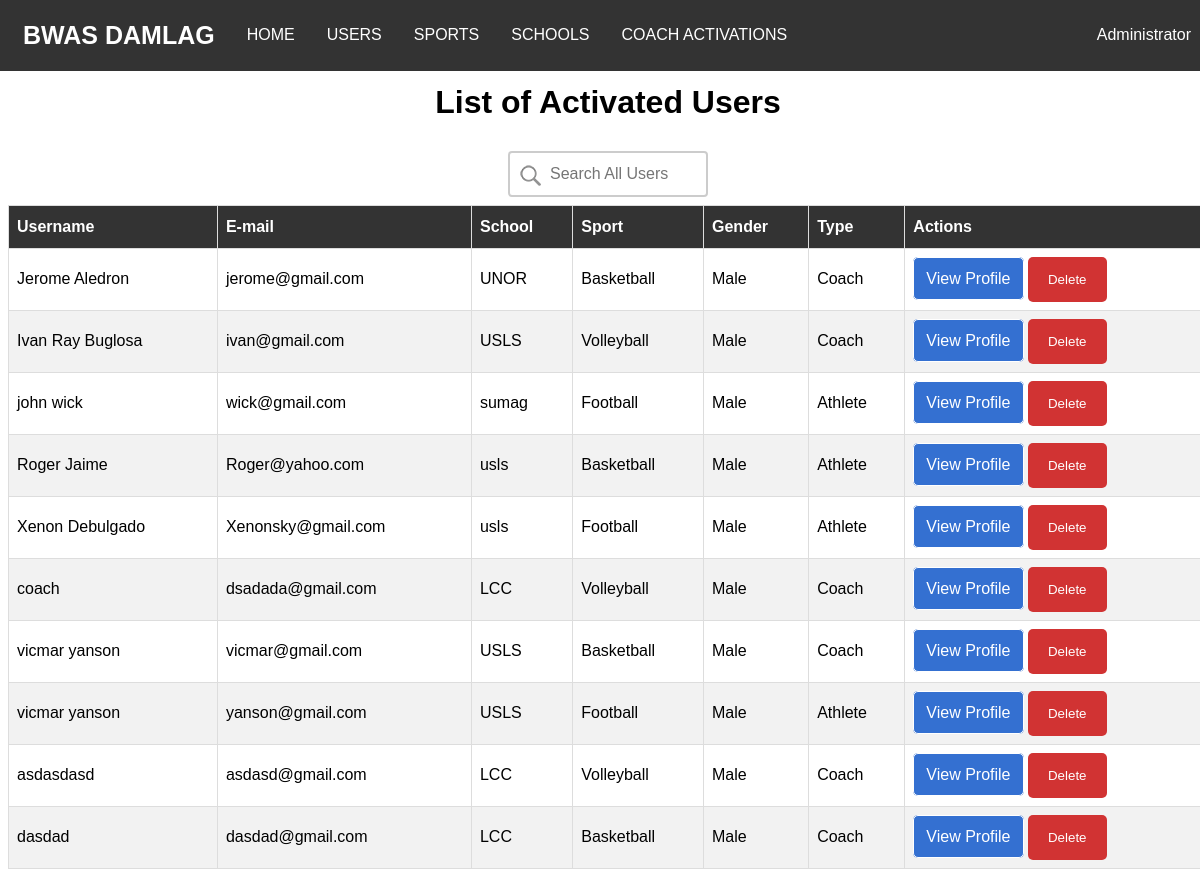
Before: /index.php (signed in) with the older database file.
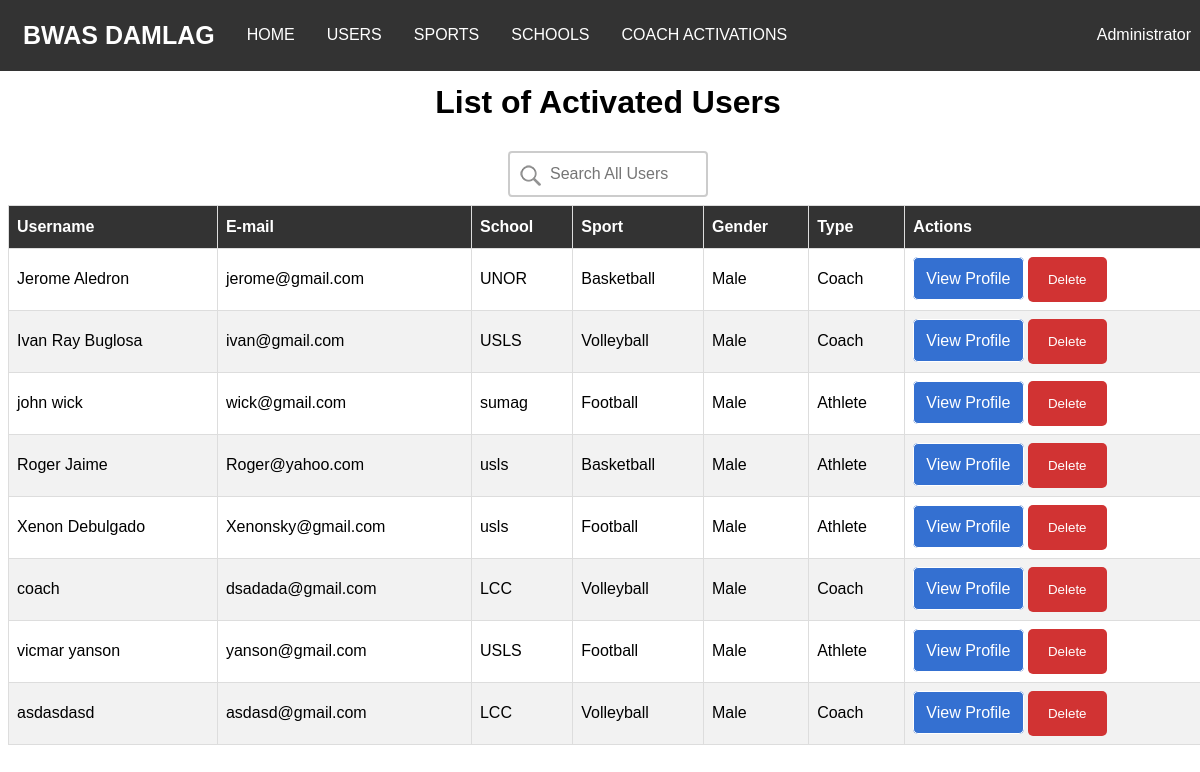
After: the same page with the newer database file.
### tables this page shows
CREATE TABLE `users` (
  `id` int(20) NOT NULL,
  `name` varchar(70) NOT NULL,
  `password` varchar(40) NOT NULL,
  `email` varchar(50) NOT NULL,
  `school` varchar(100) DEFAULT NULL,
  `previous_school` text,
  `contact` varchar(20) DEFAULT NULL,
  `address` varchar(100) DEFAULT NULL,
  `birthdate` date NOT NULL,
  `gender` text NOT NULL,
  `sport` text,
  `position` text,
  `created_at` datetime NOT NULL,
  `updated_at` datetime NOT NULL,
  `type` text NOT NULL,
  `status` text NOT NULL,
  `image` varchar(100) NOT NULL
);

### web_db.php (called while the page is built, shortened)
<?php
$dbHost = 'localhost';
$dbName = 'android_db';
$dbUser = 'root';
$dbPass = '';
    try {
        $config = new PDO("mysql:host={$dbHost};dbname={$dbName}",$dbUser,$dbPass);
        $config->setAttribute(PDO::ATTR_ERRMODE,PDO::ERRMODE_EXCEPTION);
    } catch(PDOException $e) {
        echo $e->getMessage();
    }
    include_once('web_config.php');
    $pdo = new Config($config);
?>

### authentication.php (called while the page is built, shortened)
<?php
            $email = $_SESSION['email'];
            $current_user = $pdo->checkEmail($email);
?>

### web_config.php (called while the page is built, shortened)
<?php
    class Config {
        private $db;
        function __construct($config){
            $this->db = $config;
        }
        public function checkEmail($email){
            try{
                $query = $this->db->prepare("SELECT * from users where email=:email");
                $query->bindparam(":email", $email);
                $query->execute();
                return $request = $query->fetch();
            }catch(Exception $e){
                echo $e->getMessage();
                return false;
            }
        }
        public function fetchUsers(){
            try{
                $query = $this->db->prepare("SELECT * FROM users WHERE type!='Admin'");
                $query->execute();
                return $request = $query->fetchAll();
            }catch(Exception $e){
                echo $e->getMessage();
                return false;
            }
        }
    }
?>

### index.php (the view, shortened to what this page needs)
<?php
    include_once('web_db.php');
    include_once('authentication.php');
?>
<html>
    <head>
        <link href="styles.css" rel="stylesheet" />
    </head>
    <body>
        <?php include('navbar.php') ?>
        <div class="container">
            <?php
                if($current_user['type'] == 'Admin'){?>
                <center>
                <h1>List of Activated Users</h1>
                <form method="post">
                    <input type="text" name="search" placeholder="Search All Users">
                </form>
                <?php
                    if(isset($_POST['search']) && $current_user['type'] == 'Admin'){
                        $search = $_POST['search'];
                ?>
                    <table id="users" class="table">
                        <thead>
                            <tr>
                                <th>Username</th>
                                <th>E-mail</th>
                                <th>School</th>
                                <th>Sport</th>
                                <th>Gender</th>
                                <th>Type</th>
                                <th>Actions</th>
                            <tr>
                    </thead>
                    <tbody>
                        <?php
                            $searchUsers = $pdo->searchUser($search);
                            if(is_array($searchUsers) && !empty($searchUsers)){
                                foreach($searchUsers as $searchUser){
                        ?>
                        <tr>
                            <td><?php echo $searchUser['name']; ?></td>
                            <td><?php echo $searchUser['email']; ?></td>
                            <td>
                                <?php if(!empty($searchUser['school'])){
                                    echo $searchUser['school'];
                                }else{
                                    echo $searchUser['previous_school'];
                                } ?></td>
                            <td><?php echo $searchUser['sport']; ?></td>
                            <td><?php echo $searchUser['gender']; ?></td>
                            <td><?php echo $searchUser['type']; ?></td>
                            <td>
                                <a class="view-profile" href="userProfile.php?id=<?php echo $searchUser['id']?>">View Profile</a>
                                <form method="post" class="delete-form">
                                    <input type="hidden" name="id" value="<?php echo $searchUser['id']?>"/>
                                    <button class="delete-button" type="submit" name="delete">Delete</button>
                                </form>
                            </td>
                        </tr>
                        <?php } }?>
                    </tbody>
                    </table>
                <?php }else{ ?>
                    <table id="users">
                        <thead>
                            <tr>
                                <th>Username</th>
                                <th>E-mail</th>
                                <th>School</th>
                                <th>Sport</th>
                                <th>Gender</th>
                                <th>Type</th>
                                <th>Actions</th>
                    </thead>
                    <tbody>
                        <?php
                            $users = $pdo->fetchUsers();
                            if(is_array($users) && !empty($users)){
                                foreach($users as $user){
                        ?>
                        <tr>
                            <td><?php echo $user['name']; ?></td>
                            <td><?php echo $user['email']; ?></td>
                            <td>
                                <?php if(!empty($user['school'])){
                                    echo $user['school'];
                                }else{
                                    echo $user['previous_school'];
                                } ?></td>
                            <td><?php echo $user['sport']; ?></td>
                            <td><?php echo $user['gender']; ?></td>
                            <td><?php echo $user['type']; ?></td>
                            <td>
                                <a class="view-profile" href="userProfile.php?id=<?php echo $user['id']?>">View Profile</a>
                                <form method="post" class="delete-form">
                                    <button class="delete-button" type="submit" name="delete">Delete</button>
                                </form>
                            </td>
                        </tr>
                        <?php } }?>
                    </tbody>
                    </table>
                <?php } ?>
                </center>
            <?php } ?>
        </div>
    </body>
</html>

### navbar.php (shortened to what this page needs)
<nav class="navbar">
    <div class="container">
    <strong><a class="brand-logo" href="home.php">BWAS DAMLAG</a></strong>
    <a href="home.php" class="list">HOME</a>
    <?php
        if($current_user['type'] == 'Admin'){
    ?>
        <a href="index.php" class="list">USERS</a>
    <?php }else{ ?>
        <a href="index.php" class="list"><?php echo strtoupper($current_user['sport']);?> ATHLETES</a>
    <?php } ?>
    <?php
        if($current_user['type'] == 'Admin'){
    ?>
        <div class="dropdown list">
            <button class="dropbtn" onclick="sportDropDown()">SPORTS</button>
        </div>
        <div class="dropdown list">
            <button class="dropbtn" onclick="schoolDropdown()">SCHOOLS</button>
        </div>
    <?php }?>
        <?php if($current_user['type'] == 'Admin'){ ?>
            <a href="DeactivatedUsers.php" class="user-profile list">COACH ACTIVATIONS</a>
        <?php } ?>
        <div class="dropdown user-profile list">
            <button class="dropbtn" onclick="profileDropdown()"><?php echo $current_user['name']?></button>
        </div>
    </div>
</nav>

### styles.css (style rules this page uses)
body { font-family: 'Nunito', sans-serif; }
form { margin: auto; }
.delete-form { display: inline-block; }
input[type=email], input[type=password], input[type=text], input[type=date] { width: 100%; padding: 12px 20px; margin: 8px 0; display: inline-block; border: 1px solid #ccc; box-sizing: border-box; font-family: 'Nunito', sans-serif; }
.delete-button { background-color: #d13333; color: white; padding: 15px 20px; border: none; cursor: pointer; border-radius: 5px; font-family: 'Nunito', sans-serif; }
.container { width:1200px; margin: auto; }
#users { font-family: 'Nunito', sans-serif; border-collapse: collapse; width: 100%; }
#users td, #users th { border: 1px solid #ddd; padding: 8px; }
#users tr:nth-child(even) { background-color: #f2f2f2; }
#users th { padding-top: 12px; padding-bottom: 12px; text-align: left; background-color: #333; color: white; }
.navbar { overflow: hidden; background-color: #333; font-family: 'Nunito', sans-serif; margin: -8px; padding: 7px; }
.navbar a { float: left; font-size: 16px; color: white; text-align: center; padding: 14px 16px; text-decoration: none; }
.navbar .list { margin-top: 5px; }
.dropdown { float: left; overflow: hidden; }
.dropdown .dropbtn { cursor: pointer; font-size: 16px; border: none; outline: none; color: white; padding: 14px 16px; background-color: inherit; font-family: inherit; margin: 0; }
.user-profile { float: right; }
.view-profile { text-decoration: none; color: white; background-color: #3470d1; border: 1px solid; padding: 12px 12px; border-radius: 5px; }
.brand-logo { font-size: 25px !important; }

### index.php (style rules this page uses)
input[type=text], input[type=number], select { width: 200px; box-sizing: border-box; border: 2px solid #ccc; border-radius: 4px; font-size: 16px; background-color: white; background-image: url('images/search.png'); background-position: 5px 7px; background-repeat: no-repeat; padding: 12px 20px 12px 40px; -webkit-transition: width 0.4s ease-in-out; transition: width 0.4s ease-in-out; }

Changed rows visible on the page:
removed users: name "vicmar yanson", email "vicmar@gmail.com", school "USLS", sport "Basketball", gender "Male", type "Coach"
removed users: name "dasdad", email "dasdad@gmail.com", school "LCC", sport "Basketball", gender "Male", type "Coach"
